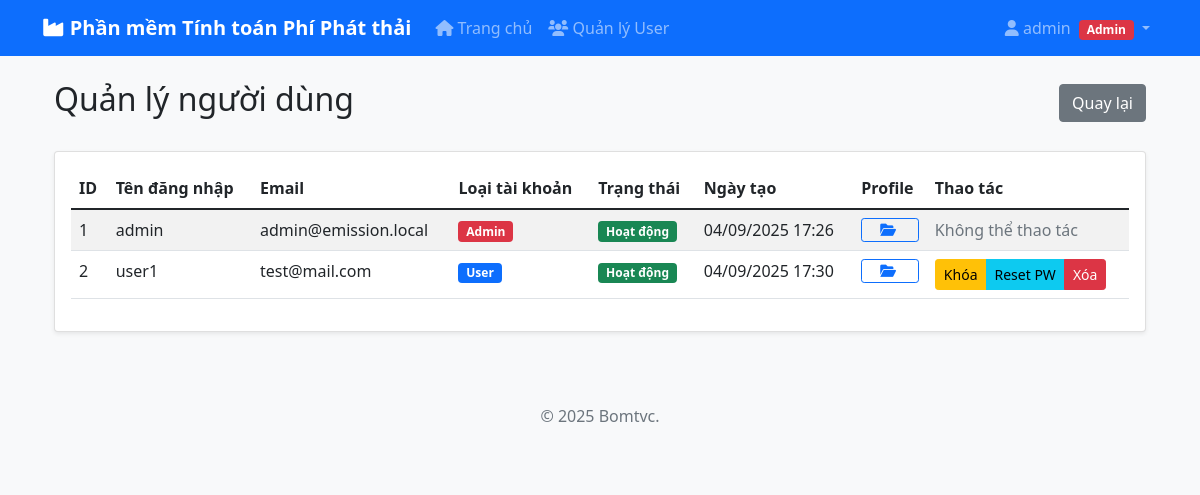
Page /manage_users (signed in) on the committed database.
### database.py (models this page shows, shortened)
class User(UserMixin, db.Model):
    __tablename__ = 'users'
    id = db.Column(db.Integer, primary_key=True)
    username = db.Column(db.String(80), unique=True, nullable=False)
    email = db.Column(db.String(120), unique=True, nullable=False)
    password_hash = db.Column(db.String(255), nullable=False)
    is_admin = db.Column(db.Boolean, default=False, nullable=False)
    is_active = db.Column(db.Boolean, default=False, nullable=False)  # Admin phải bật user mới login được
    created_at = db.Column(db.DateTime, default=datetime.utcnow)
    profiles = db.relationship('Profile', backref='user', lazy=True, cascade='all, delete-orphan')

### flask_app.py (the view)
@app.route('/manage_users')
@admin_required
def manage_users():
    users = User.query.all()
    return render_template('manage_users.html', users=users)

### auth.py (called while the page is built)
def admin_required(f):
    @wraps(f)
    def decorated_function(*args, **kwargs):
        if not current_user.is_authenticated:
            flash('Vui lòng đăng nhập để truy cập trang này!', 'error')
            return redirect(url_for('login'))
        if not current_user.is_admin:
            flash('Bạn không có quyền truy cập trang này!', 'error')
            abort(403)
        return f(*args, **kwargs)
    return decorated_function

### flask_app.py (called while the page is built)
@login_manager.user_loader
def load_user(user_id):
    return User.query.get(int(user_id))

### templates/manage_users.html (shortened to what this page needs)
{% extends "base.html" %}
{% block content %}
<div class="container mt-4">
    <div class="d-flex justify-content-between align-items-center mb-4">
        <h2>Quản lý người dùng</h2>
        <a href="{{ url_for('index') }}" class="btn btn-secondary">Quay lại</a>
    </div>
    <div class="card">
        <div class="card-body">
            <div class="table-responsive">
                <table class="table table-striped">
                    <thead>
                        <tr>
                            <th>ID</th>
                            <th>Tên đăng nhập</th>
                            <th>Email</th>
                            <th>Loại tài khoản</th>
                            <th>Trạng thái</th>
                            <th>Ngày tạo</th>
                            <th>Profile</th>
                            <th>Thao tác</th>
                        </tr>
                    </thead>
                    <tbody>
                        {% for user in users %}
                        <tr>
                            <td>{{ user.id }}</td>
                            <td>{{ user.username }}</td>
                            <td>{{ user.email }}</td>
                            <td>
                                {% if user.is_admin %}
                                    <span class="badge bg-danger">Admin</span>
                                {% else %}
                                    <span class="badge bg-primary">User</span>
                                {% endif %}
                            </td>
                            <td>
                                {% if user.is_active %}
                                    <span class="badge bg-success">Hoạt động</span>
                                {% else %}
                                    <span class="badge bg-secondary">Tạm khóa</span>
                                {% endif %}
                            </td>
                            <td>{{ user.created_at.strftime('%d/%m/%Y %H:%M') if user.created_at else 'N/A' }}</td>
                            <td>
                                <a href="{{ url_for('view_user_profiles', user_id=user.id) }}"
                                   class="btn btn-sm btn-outline-primary d-flex align-items-center justify-content-center"
                                   title="Xem {{ user.profile_count }} profile của user này">
                                    <i class="fas fa-folder-open me-1"></i>
                                </a>
                            </td>
                            <td>
                                {% if not user.is_admin or user.id != current_user.id %}
                                <div class="btn-group" role="group">
                                    {% if user.is_active %}
                                        <a href="{{ url_for('toggle_user_status', user_id=user.id) }}"
                                           class="btn btn-sm btn-warning"
                                           onclick="return confirm('Bạn có chắc muốn khóa user này?')">
                                            Khóa
                                        </a>
                                    {% else %}
                                        <a href="{{ url_for('toggle_user_status', user_id=user.id) }}"
                                           class="btn btn-sm btn-success">
                                            Mở khóa
                                        </a>
                                    {% endif %}
                                    <button type="button" class="btn btn-sm btn-info"
                                            data-bs-toggle="modal"
                                            data-bs-target="#resetPasswordModal{{ user.id }}">
                                        Reset PW
                                    </button>
                                    {% if not user.is_admin %}
                                    <a href="{{ url_for('delete_user', user_id=user.id) }}"
                                       class="btn btn-sm btn-danger"
                                       onclick="return confirm('Bạn có chắc muốn xóa user này? Tất cả dữ liệu sẽ bị mất!')">
                                        Xóa
                                    </a>
                                    {% endif %}
                                </div>
                                {% else %}
                                    <span class="text-muted">Không thể thao tác</span>
                                {% endif %}
                            </td>
                        </tr>
                        {% endfor %}
                    </tbody>
                </table>
            </div>
        </div>
    </div>
</div>
{% endblock %}

### templates/base.html (shortened to what this page needs)
<!DOCTYPE html>
<html lang="vi">
<head>
    <link href="https://cdn.jsdelivr.net/npm/bootstrap@5.1.3/dist/css/bootstrap.min.css" rel="stylesheet">
    <link href="https://cdnjs.cloudflare.com/ajax/libs/font-awesome/6.0.0/css/all.min.css" rel="stylesheet">
</head>
<body>
    <nav class="navbar navbar-expand-lg navbar-dark bg-primary">
        <div class="container">
            <a class="navbar-brand" href="{{ url_for('index') }}">
                <i class="fas fa-industry"></i> Phần mềm Tính toán Phí Phát thải
            </a>
            <div class="collapse navbar-collapse" id="navbarNav">
                <ul class="navbar-nav me-auto">
                    {% if current_user.is_authenticated %}
                    <li class="nav-item">
                        <a class="nav-link" href="{{ url_for('index') }}">
                            <i class="fas fa-home"></i> Trang chủ
                        </a>
                    </li>
                    {% if current_user.is_admin %}
                    <li class="nav-item">
                        <a class="nav-link" href="{{ url_for('manage_users') }}">
                            <i class="fas fa-users"></i> Quản lý User
                        </a>
                    </li>
                    {% endif %}
                    {% endif %}
                </ul>
                <ul class="navbar-nav ms-auto">
                    {% if current_user.is_authenticated %}
                    <li class="nav-item dropdown">
                        <a class="nav-link dropdown-toggle" href="#" id="navbarDropdown" role="button" data-bs-toggle="dropdown">
                            <i class="fas fa-user"></i> {{ current_user.username }}
                            {% if current_user.is_admin %}
                                <span class="badge bg-danger ms-1">Admin</span>
                            {% endif %}
                        </a>
                    </li>
                    {% endif %}
                </ul>
            </div>
        </div>
    </nav>
    <div class="container mt-4">
        {% block content %}{% endblock %}
    </div>
    <footer class="bg-light text-center text-muted py-4 mt-5">
        <div class="container">
            <p>&copy; 2025 Bomtvc.</p>
        </div>
    </footer>
</body>
</html>

### templates/base.html (style rules this page uses)
body { background-color: #f8f9fa; }
.navbar-brand { font-weight: bold; }
.card { box-shadow: 0 0.125rem 0.25rem rgba(0, 0, 0, 0.075); border: 1px solid rgba(0, 0, 0, 0.125); }
.table-responsive { border-radius: 0.375rem; }

### rows in the picture
User: username "admin", id "1", email "admin@emission.local", is_admin "Admin", is_active "Hoạt động", created_at "04/09/2025 17:26"
User: id "2", username "user1", email "test@mail.com", is_admin "User", is_active "Hoạt động", created_at "04/09/2025 17:30"
